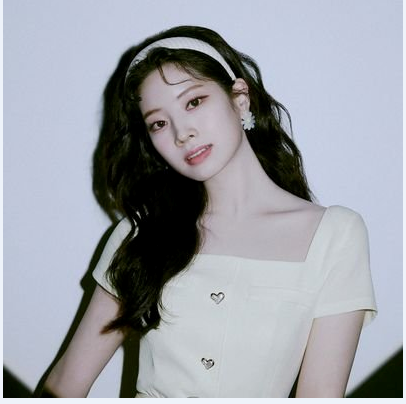
#> input picture HoloExp/Exploration_03_data/angle_face.png, 406 x 404 px, given in place of pillow_practice.png, which was not available
$ jupyter execute --allow-errors Fundamental_16.ipynb   (shell and % lines are left out)
#> lines starting #> are read from the running program, lines starting #| are printed output that depends on the picture; after the words box and inside, x2 and y2 are one past the last pixel; in counts of white or black regions, pixels touching at a corner belong together; pictures that were not available may be replaced by others from this repository, and a replacement may not be noted
[cell 1]
import numpy as np
from PIL import Image

data = np.zeros([32, 32, 3], dtype = np.uint8) #오류발생 : module 'numpy' has no attribute 'unit8' --> 단순 오타 (unit8 --> uint8)
image = Image.fromarray(data, 'RGB')
#> image: PIL image 32x32 RGB; every value is 0
image

[cell 2]
data[:, :] = [255, 0, 0]
image = Image.fromarray(data, 'RGB')
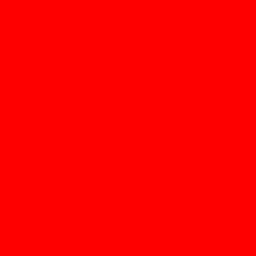
#> image: PIL image 32x32 RGB (shown 8 times larger); mean R, G, B 255, 0, 0
image

[cell 3]
#연습 문제 : 가로 세로 각 128 픽셀짜리 흰색 이미지를 만들어 화면에 표시해 봅시다.

ex_data = np.zeros([128, 128, 3], dtype = np.uint8) #크기 설정 128*128크기
ex_data[:, :] = [255, 255, 0] #색 설정
ex_image = Image.fromarray(ex_data, 'RGB')
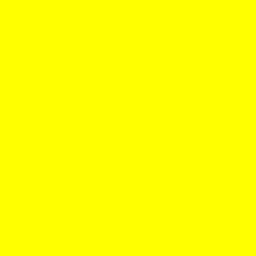
#> ex_image: PIL image 128x128 RGB (shown 2 times larger); mean R, G, B 255, 255, 0
ex_image
#흰색이 안보여서 다른색으로 대체

[cell 4]
#연습 문제 : 연습용 이미지를 열어 width와 height를 출력하고, .save()를 이용하여 jpg 파일 포맷으로 저장해 봅시다.

from PIL import Image
import os

image_path = os.getenv('HOME')+'/aiffel/python_image_proc/data/pillow_practice.png'#경로

ex_img = Image.open(image_path) #이미지 열기
#> ex_img is the input picture: PIL image 406x404 RGBA; mean R, G, B, A 157.3, 160.3, 168.1, 255

print(ex_img.width, ex_image.height) #width와 height 출력
#| 406 128

save_image_path = os.getenv('HOME')+'/aiffel/python_image_proc/data/pillow_practice.jpg'#경로
ex_img = ex_img.convert('RGB') #save()를 사용하여 저장할 때 jpg오류가 나면 사용 (오류의 원인 : jpg는 투명도를 표현할 수 없는 포멧인데 여기에 alpha값을 저장하려고 할 경우 발생)
#> ex_img: PIL image 406x404 RGB
ex_img.save(save_image_path) #경로를 지정하지 않는 경우 가장 상위의 디렉토리에 저장됨(내가 해봄)

print("Svae Complete")

[cell 5]
#연습 문제 : .resize()를 이용하여 이미지 크기를 100X200으로 변경하여 저장해봅시다.
size = [100, 200]
resized_img = ex_img.resize(size)
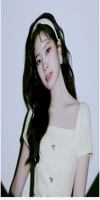
#> resized_img: PIL image 100x200 RGB; mean R, G, B 157.2, 160.3, 168.1
save_image_path = os.getenv('HOME')+'/aiffel/python_image_proc/data/resized_pillow_practice.jpg'#경로
resized_img = resized_img.convert('RGB')
resized_img.save(save_image_path)

print("Svae Complete")

[cell 6]
#연습 문제 : .crop()을 이용하여 눈 부분만 잘라내어 저장해 봅시다.
crop_ex_img = ex_img.crop((300, 100, 600, 400))
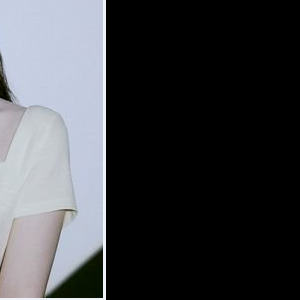
#> crop_ex_img: PIL image 300x300 RGB; mean R, G, B 64.4, 65.9, 69.5
save_image_path = os.getenv('HOME')+'/aiffel/python_image_proc/data/crop_pillow_practice.jpg'#경로
crop_ex_img = crop_ex_img.convert('RGB')
crop_ex_img.save(save_image_path)

print("Svae Complete")

[cell 7]
import os
import pickle
from PIL import Image

dir_path = os.getenv('HOME')+'/aiffel/python_image_proc/data/cifar-100-python'
train_file_path = os.path.join(dir_path, 'train')

#> (the rest of this cell did not finish here and is left out)

#> (a cell that did not finish here is left out)

#> (a cell that did not finish here is left out)

[cell 10]
import os
import pickle
from PIL import Image
import numpy
from tqdm import tqdm

dir_path = os.getenv('HOME')+'/aiffel/python_image_proc/data/cifar-100-python'
train_file_path = os.path.join(dir_path, 'train')

# image를 저장할 cifar-100-python의 하위 디렉토리(images)를 생성합니다.
images_dir_path = os.getenv('HOME')+'/aiffel/python_image_proc/cifar-images'
if not os.path.exists(images_dir_path):
    os.mkdir(images_dir_path)  # images 디렉토리 생성

# 32X32의 이미지 파일 50000개를 생성합니다.
#> (the rest of this cell did not finish here and is left out)

[cell 11]
import os
import cv2 as cv
import numpy as np
from  matplotlib import pyplot as plt

img_path = os.getenv('HOME')+'/aiffel/python_image_proc/data/cv_practice.png'
img = cv.imread(img_path)
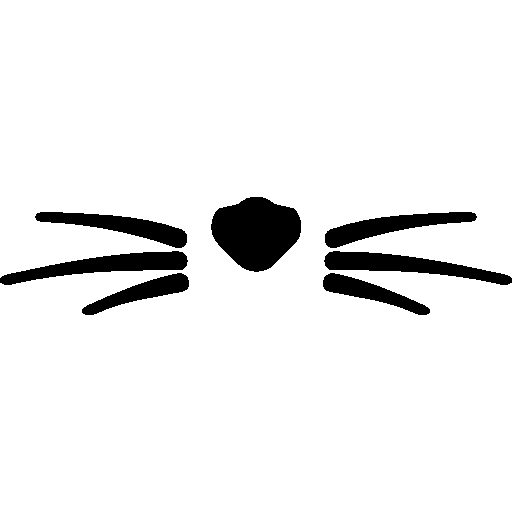
#> input picture HoloExp/Exploration_03_data/cat_whiskers.png, 512 x 512 px, given in place of cv_practice.png, which was not available
#> img is the input picture: shape (512, 512, 3); 93.2% white; 7 black regions, largest, box (x1, y1, x2, y2) and area: (211, 197, 301, 272) 4811, (0, 251, 188, 285) 2716, (324, 251, 512, 285) 2716

# Convert BGR to HSV
hsv = cv.cvtColor(img, cv.COLOR_BGR2HSV)
#> hsv: shape (512, 512, 3); mean H, S, V 0, 0, 237.6

# define range of blue color in HSV
lower_blue = np.array([100,100,100])
upper_blue = np.array([130,255,255])

# Threshold the HSV image to get only blue colors
mask = cv.inRange(hsv, lower_blue, upper_blue)
#> mask: shape (512, 512); every value is 0

# Bitwise-AND mask and original image
res = cv.bitwise_and(img, img, mask=mask)
#> res: shape (512, 512, 3); every value is 0

plt.imshow(cv.cvtColor(img, cv.COLOR_BGR2RGB))
plt.show()
plt.imshow(cv.cvtColor(mask, cv.COLOR_BGR2RGB))
plt.show()
plt.imshow(cv.cvtColor(res, cv.COLOR_BGR2RGB))
plt.show()

[cell 12]
import os
import pickle
import cv2
import numpy as np
from matplotlib import pyplot as plt
from tqdm import tqdm
from PIL import Image

# 전처리 시 생성했던 디렉토리 구조
dir_path = os.getenv('HOME')+'/aiffel/python_image_proc/'
train_file_path = os.path.join(dir_path, 'train')
images_dir_path = os.path.join(dir_path, 'cifar-images')

# 파일명을 인자로 받아 해당 이미지 파일과 히스토그램을 출력해 주는 함수
def draw_color_histogram_from_image(file_name):
#> called with file_name = 'adriatic_s_001807.png'
    image_path = os.path.join(images_dir_path, file_name)
    # 이미지 열기
    img = Image.open(image_path)
#> img: PIL image 512x512 P
    cv_image = cv2.imread(image_path)

    # Image와 Histogram 그려보기
    f=plt.figure(figsize=(10,3))
    im1 = f.add_subplot(1,2,1)
    im1.imshow(img)
    im1.set_title("Image")

    im2 = f.add_subplot(1,1,1)
    color = ('b','g','r')
    for i,col in enumerate(color):
        # image에서 i번째 채널의 히스토그램을 뽑아서(0:blue, 1:green, 2:red)
        histr = cv2.calcHist([cv_image],[i],None,[256],[0,256])
        im2.plot(histr,color = col)   # 그래프를 그릴 때 채널 색상과 맞춰서 그립니다.
    im2.set_title("Histogram")

draw_color_histogram_from_image('adriatic_s_001807.png')
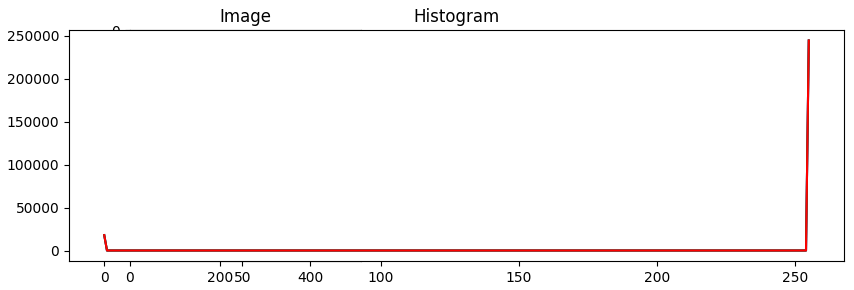
#> figure drawn by matplotlib, 2 panels; panel 2: curve peaks at x = 255, y = 244252; panel 2: curve peaks at x = 255, y = 244252; panel 2: curve peaks at x = 255, y = 244252

[cell 13]
#실습 문제

def get_histogram(image):
    histogram = []

    for i in range(3):
        channel_histogram = cv2.calcHist(images = [image], #이미지를
                                        channels = [i], #i번째 채널에
                                        mask = None, #마스크(None)를 씌워서
                                        histSize = [4], #구간을 4구간으로 나눈 뒤
                                        ranges = [0, 256]) #0~255까지의 픽셀을
        histogram.append(channel_histogram) #히스토그램에 추가한다.
#> this loop made 3 passes
#> channel_histogram on passes 1 to 3: [29019, 5874, 27837, 101294], [28440, 6057, 32640, 96887], [28369, 4910, 52265, 78480]
#> after the loop, histogram = [[29019, 5874, 27837, 101294], [28440, 6057, 32640, 96887], [28369, 4910, 52265, 78480]]

    histogram = np.concatenate(histogram) #나눠진 배열을 합치는 함수
#> histogram = [29019, 5874, 27837, 101294, 28440, 6057, 32640, 96887, 28369, 4910, 52265, 78480]
    histogram = cv2.normalize(histogram, histogram) #이미지를 정규화
#> histogram = [0.16, 0.0324, 0.153, 0.558, 0.157, 0.0334, 0.18, 0.534, 0.156, 0.0271, 0.288, 0.432]

    return histogram

#> (the rest of this cell did not finish here and is left out)

[cell 14]
import os
import pickle
import cv2
import numpy as np
from matplotlib import pyplot as plt
from tqdm import tqdm

def build_histogram_db():
    histogram_db = {}

    path = images_dir_path #이미지 경로
    file_list = os.listdir(images_dir_path)

    for file_name in tqdm(file_list):
        file_path = os.path.join(images_dir_path, file_name)
        image = cv2.imread(file_path)

        histogram = get_histogram(image)

        histogram_db[file_name] = histogram

    return histogram_db

histogram_db = build_histogram_db()
#> histogram_db = {'angle_face.png': [0.16, 0.0324, 0.153, 0.558, 0.157, 0.0334, 0.18, 0.534, 0.156, 0.0271, 0.288, 0.432]}
#> (the rest of this cell did not finish here and is left out)

[cell 15]
def get_target_histogram():
    filename = input("이미지 파일명을 입력하세요: ")
#> the answer given: Exploration_03_data/angle_face.png
    if filename not in histogram_db:
        print('유효하지 않은 이미지 파일명입니다.')
        return None
    return histogram_db[filename]

target_histogram = get_target_histogram()
target_histogram

[cell 16]
def search(histogram_db, target_histogram, top_k = 5):

#> called with top_k = 5
    results = {}

    for file_name, histogram in tqdm(histogram_db.items()):
        distance = cv2.compareHist(H1=target_histogram,
                                   H2=histogram,
                                   method=cv2.HISTCMP_CHISQR)

        results[file_name] = distance
#> this loop made 1 pass
#> file_name on pass 1: 'angle_face.png'
#> after the loop, results = 0 items
#> the answer given: Exploration_03_data/cat_whiskers.png

    results = dict(sorted(results.items(), key=lambda item: item[1])[:top_k])

    return results

#> (the rest of this cell did not finish here and is left out)
